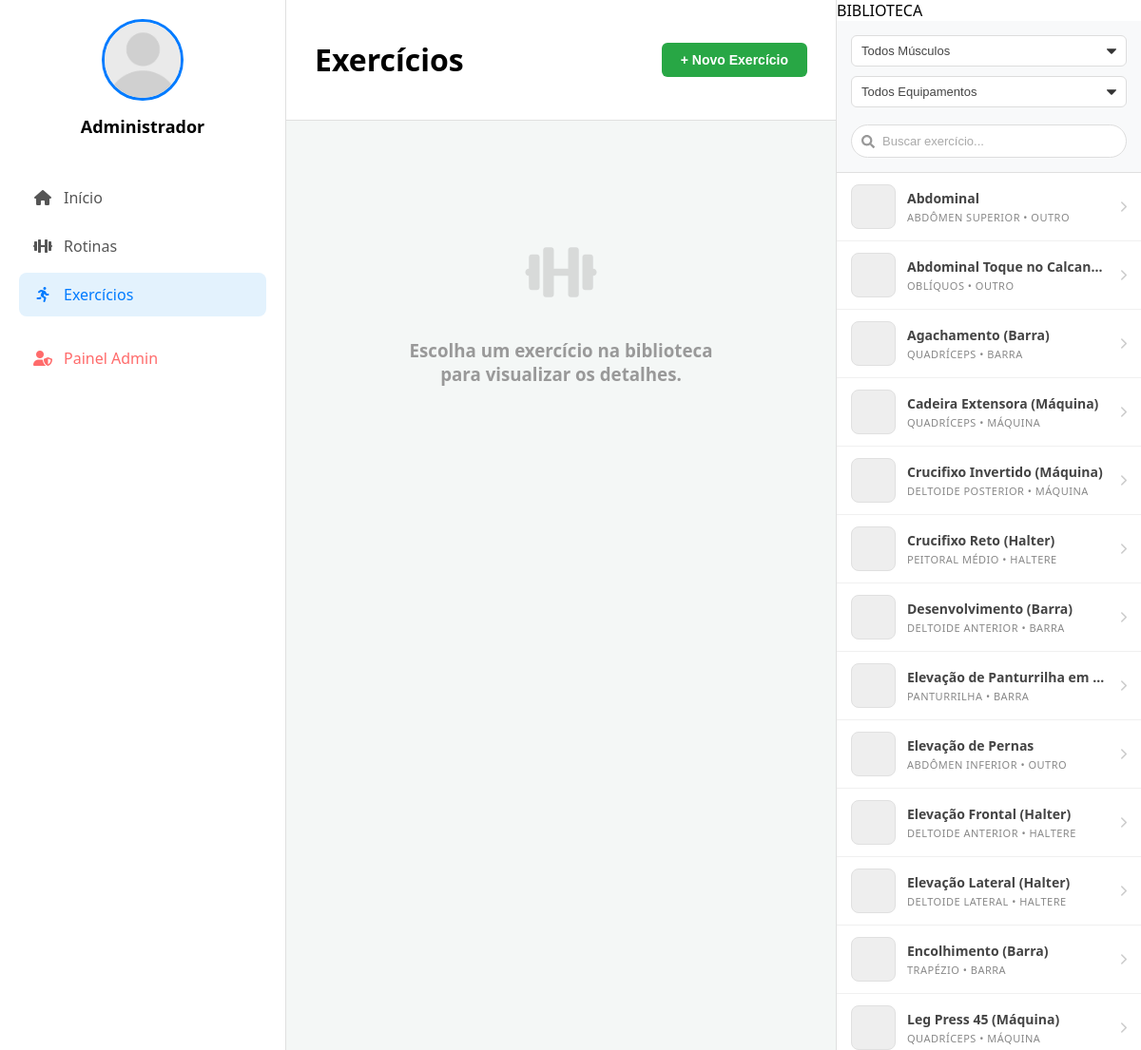
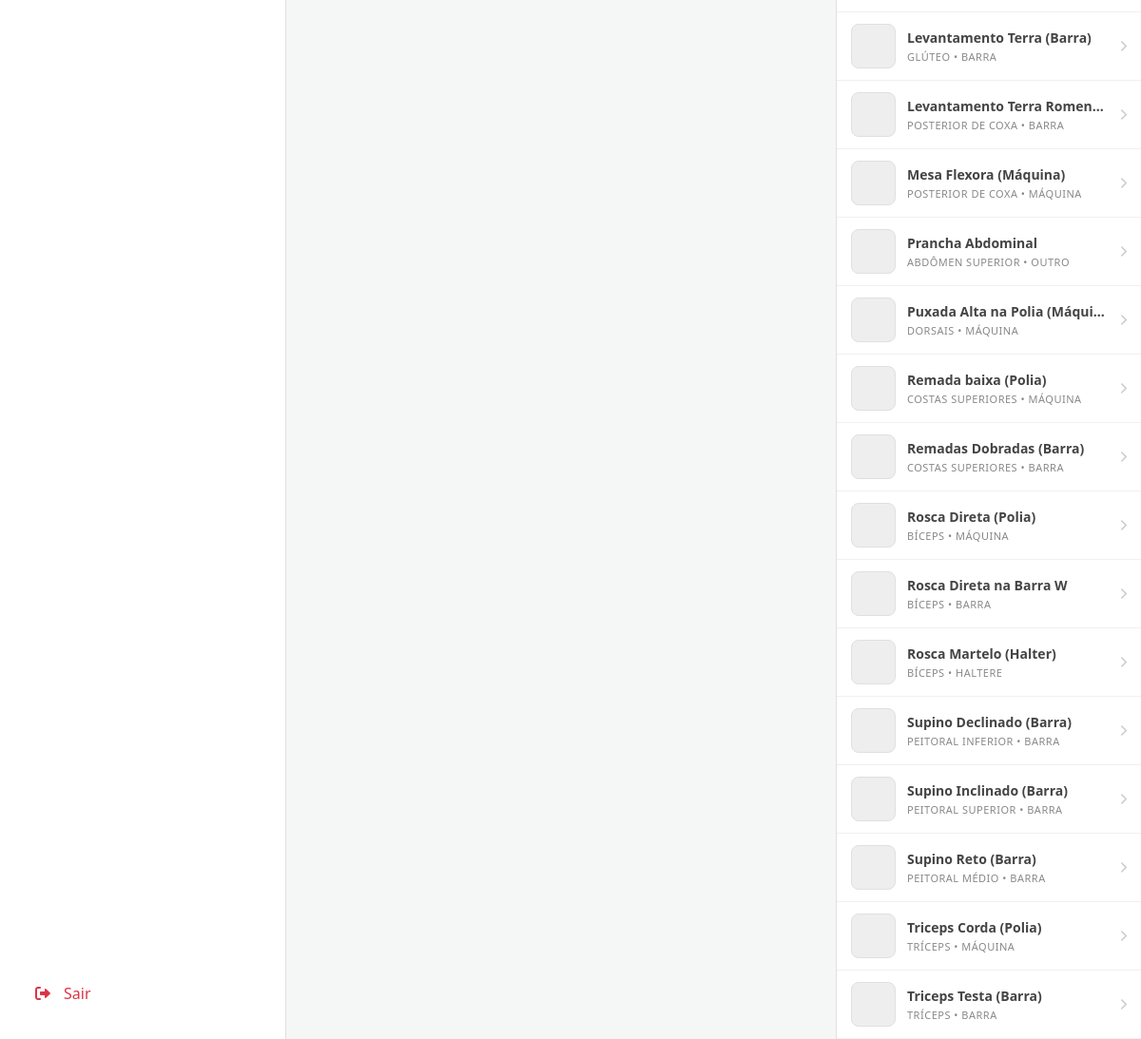
Page /view/exercicios.php (signed in) on the committed database (2 pictures, top to bottom).
### tables this page shows
CREATE TABLE `exercicios` (
  `id` int(11) NOT NULL,
  `nome` varchar(100) NOT NULL,
  `tipo` varchar(50) DEFAULT NULL,
  `imagem` varchar(255) DEFAULT NULL,
  `equipamento` varchar(50) DEFAULT 'Nenhum',
  `grupo_muscular` varchar(100) DEFAULT NULL
);

### controller/clsConexao.php (called while the page is built, shortened)
<?php
class clsConexao
{
    private $host;
    private $usuario;
    private $senha;
    private $banco;
    private $conexao;
    function __construct()
    {
        $this->host    = 'srv1596.hstgr.io';
        $this->usuario = 'u459760425_sudolift';
        $this->senha   = 'Sudolift123';
        $this->banco   = 'u459760425_sudolift';
    }
    private function conecta()
    {
        $this->conexao = mysqli_connect($this->host, $this->usuario, $this->senha, $this->banco);
        mysqli_set_charset($this->conexao, "utf8");
    }
    public function executaSQL($sql)
    {
        $resposta = mysqli_query($this->conexao, $sql);
        return $resposta;
    }
}
?>

### model/clsExercicio.php (called while the page is built, shortened)
<?php
require_once '../controller/clsConexao.php';
class clsExercicio
{
    private $conexao;
    public function __construct()
    {
        $this->conexao = new clsConexao();
    }
    public function listar()
    {
        $sql = "SELECT * FROM exercicios ORDER BY nome ASC";
        return $this->conexao->executaSQL($sql);
    }
}
?>

### view/exercicios.php (the view, shortened to what this page needs)
<?php
$foto = isset($_SESSION['foto_usuario']) ? $_SESSION['foto_usuario'] : 'padrao.png';
$permissao = (isset($_SESSION['perfil_usuario']) && ($_SESSION['perfil_usuario'] == 'admin' || $_SESSION['perfil_usuario'] == 'instrutor'));
require_once '../model/clsExercicio.php';
$objExercicio = new clsExercicio();
$todosExercicios = $objExercicio->listar();
$exercicioSelecionado = null;
$vetorAtivacao = [];
?>
<!DOCTYPE html>
<html lang="pt-br">
<head>
    <link href="https://cdnjs.cloudflare.com/ajax/libs/font-awesome/6.0.0/css/all.min.css" rel="stylesheet">
    <link rel="stylesheet" href="../assets/css/style.css">
    <link rel="stylesheet" href="../assets/css/exercicios.css">
</head>
<body>
    <div class="sidebar">
        <div class="perfil-area">
            <a href="perfil.php" style="text-decoration:none; color:inherit; display:block;">
                <img src="../assets/images/users/<?php echo $foto; ?>"
                     class="perfil-foto"
                     onerror="this.src='../assets/images/users/padrao.png'">
                <h3 class="perfil-nome"><?php echo $_SESSION['nome_usuario']; ?></h3>
            </a>
        </div>
        <nav>
            <a href="dashboard.php" class="menu-item"><i class="fas fa-home"></i> Início</a>
            <?php if ($_SESSION['perfil_usuario'] != 'escrivao'): ?>
                <a href="rotinas.php" class="menu-item"><i class="fas fa-dumbbell"></i> Rotinas</a>
                <a href="exercicios.php" class="menu-item ativo"><i class="fas fa-running"></i> Exercícios</a>
            <?php else: ?>
                <a href="citacoes.php" class="menu-item"><i class="fas fa-quote-right"></i> Editar Citações</a>
            <?php endif; ?>
            <?php if(isset($_SESSION['perfil_usuario']) && $_SESSION['perfil_usuario'] == 'admin'): ?>
                <div style="border-top: 1px solid rgba(255,255,255,0.1); margin: 10px 0;"></div>
                <a href="admin.php" class="menu-item" style="color: #ff6b6b;">
                    <i class="fas fa-user-shield"></i> Painel Admin
                </a>
            <?php endif; ?>
        </nav>
        <a href="../controller/logout.php" class="menu-item sair-btn"><i class="fas fa-sign-out-alt"></i> Sair</a>
    </div>
    <div class="center-panel">
        <div class="center-header">
            <h1>Exercícios</h1>
            <?php if ($permissao): ?>
                <button class="btn-criar" onclick="abrirModalNovo()">+ Novo Exercício</button>
            <?php endif; ?>
        </div>
        <div class="center-content">
            <?php if ($exercicioSelecionado): ?>
                <div class="detail-card">
                    <?php
                    $arquivo = !empty($exercicioSelecionado['imagem']) ? $exercicioSelecionado['imagem'] : '';
                    $caminho = "../assets/images/exercises/" . $arquivo;
                    $isVideo = (stripos($arquivo, '.mp4') !== false);
                    ?>
                    <?php if ($isVideo): ?>
                        <video src="<?php echo $caminho; ?>" class="detail-media" autoplay muted loop playsinline></video>
                    <?php else: ?>
                        <img src="<?php echo $caminho; ?>"
                             class="detail-media"
                             onerror="this.src='../assets/images/exercises/sem_imagem.png'">
                    <?php endif; ?>
                    <div class="detail-title"><?php echo htmlspecialchars($exercicioSelecionado['nome']); ?></div>
                    <div class="tags-container">
                        <span class="tag equip">
                            Equipamento: <?php echo htmlspecialchars($exercicioSelecionado['equipamento']); ?>
                        </span>
                    </div>
                    <div class="info-grid">
                        <div class="info-item">
                            <label>Músculos</label>
                            <span>
                                <?php
                                if (!empty($vetorAtivacao)) {
                                    foreach ($vetorAtivacao as $item) {
                                        $largura = intval($item['fator'] * 100);
                                        $nomeMusc = htmlspecialchars($item['musculo']);
                                        echo '<div style="margin-bottom:5px;">';
                                        echo "<strong>{$nomeMusc}: </strong>";
                                        echo '<div style="background:#e0e0e0; width:100%; height:10px; border-radius:5px; overflow:hidden;">';
                                        echo '<div style="background:#76c7c0; width:' . $largura . '%; height:10px;"></div>';
                                        echo '</div></div>';
                                    }
                                } else {
                                    echo 'Nenhum músculo secundário mapeado.';
                                }
                                ?>
                            </span>
                        </div>
                        <div class="info-item">
                            <label>ID Sistema</label>
                            <span>#<?php echo $exercicioSelecionado['id']; ?></span>
                        </div>
                    </div>
                    <?php if ($permissao): ?>
                        <div class="admin-actions">
                            <button class="btn-action btn-yellow" onclick='editarExercicio(<?php echo json_encode($exercicioSelecionado); ?>, <?php echo json_encode($vetorAtivacao); ?>)'>
                                <i class="fas fa-edit"></i> Alterar
                            </button>
                            <a href="../controller/ctrl_Exercicio.php?acao=excluir&id=<?php echo $exercicioSelecionado['id']; ?>"
                               class="btn-action btn-red"
                               onclick="return confirm('Tem certeza que deseja excluir este exercício permanentemente?')">
                                <i class="fas fa-trash"></i> Excluir
                            </a>
                        </div>
                    <?php endif; ?>
                </div>
            <?php else: ?>
                <div class="empty-card">
                    <i class="fas fa-dumbbell"></i>
                    <h3>Escolha um exercício na biblioteca<br>para visualizar os detalhes.</h3>
                </div>
            <?php endif; ?>
        </div>
    </div>
    <div class="right-panel">
        <div class="library-title">BIBLIOTECA</div>
        <div class="library-filters">
            <div class="filter-row">
                <select id="filtroMusculo" class="lib-select" onchange="filtrarBiblioteca()">
                    <option value="">Todos Músculos</option>
                </select>
                <select id="filtroEquip" class="lib-select" onchange="filtrarBiblioteca()">
                    <option value="">Todos Equipamentos</option>
                </select>
            </div>
            <input type="search" id="buscaExercicio" class="lib-search" placeholder="Buscar exercício..." onkeyup="filtrarBiblioteca()">
        </div>
        <div class="library-list">
            <?php
            if ($todosExercicios && mysqli_num_rows($todosExercicios) > 0) {
                mysqli_data_seek($todosExercicios, 0);
                while ($ex = mysqli_fetch_assoc($todosExercicios)):
                    $nomeArquivo = !empty($ex['imagem']) ? $ex['imagem'] : '';
                    $caminhoImg = "../assets/images/exercises/" . $nomeArquivo;
                    $isVideo = (stripos($nomeArquivo, '.mp4') !== false);
                    $classeAtiva = (isset($_GET['id_ex']) && $_GET['id_ex'] == $ex['id']) ? 'active' : '';
                    $grupoMuscular = isset($ex['grupo_muscular']) ? strtolower($ex['grupo_muscular']) : '';
            ?>
                    <a href="exercicios.php?id_ex=<?php echo $ex['id']; ?>"
                       class="lib-item <?php echo $classeAtiva; ?>"
                       data-nome="<?php echo htmlspecialchars(strtolower($ex['nome'])); ?>"
                       data-equip="<?php echo htmlspecialchars($ex['equipamento']); ?>"
                       data-musculo="<?php echo htmlspecialchars($grupoMuscular); ?>">
                        <?php if ($isVideo): ?>
                            <video src="<?php echo $caminhoImg; ?>" class="lib-img"></video>
                        <?php else: ?>
                            <img src="<?php echo $caminhoImg; ?>"
                                 class="lib-img"
                                 onerror="this.src='../assets/images/exercises/sem_imagem.png'">
                        <?php endif; ?>
                        <div class="lib-info">
                            <span class="lib-name"><?php echo htmlspecialchars($ex['nome']); ?></span>
                            <span class="lib-group">
                                <?php echo htmlspecialchars($ex['grupo_muscular']); ?> • <?php echo htmlspecialchars($ex['equipamento']); ?>
                            </span>
                        </div>
                        <i class="fas fa-chevron-right lib-arrow"></i>
                    </a>
            <?php
                endwhile;
            } else {
                echo '<p style="padding:20px; text-align:center; color:#999;">Nenhum exercício cadastrado.</p>';
            }
            ?>
        </div>
    </div>
</body>
</html>

### assets/css/style.css (style rules this page uses)
body { margin: 0; font-family: 'Segoe UI', sans-serif; background-color: #f4f7f6; display: flex; height: 100vh; overflow: hidden; }
.center-panel { flex: 1; display: flex; flex-direction: column; background-color: #f4f7f6; border-right: 1px solid #e0e0e0; }
.center-header { padding: 20px 30px; background: white; border-bottom: 1px solid #e0e0e0; display: flex; justify-content: space-between; align-items: center; }
.center-content { flex: 1; padding: 30px; overflow-y: auto; }
.right-panel { width: 320px; background: white; display: flex; flex-direction: column; flex-shrink: 0; }
.sidebar { width: 260px; background: white; border-right: 1px solid #e0e0e0; display: flex; flex-direction: column; padding: 20px; flex-shrink: 0; }
.perfil-area { text-align: center; margin-bottom: 40px; }
.perfil-foto { width: 80px; height: 80px; border-radius: 50%; object-fit: cover; border: 3px solid #007bff; margin-bottom: 10px; }
.perfil-nome { font-weight: bold; font-size: 18px; margin: 0; }
.menu-item { display: flex; align-items: center; padding: 12px 15px; color: #555; text-decoration: none; border-radius: 8px; margin-bottom: 5px; transition: 0.2s; font-weight: 500; }
.menu-item:hover, .menu-item.ativo { background-color: #e3f2fd; color: #007bff; }
.menu-item i { margin-right: 12px; width: 20px; text-align: center; }
.sair-btn { margin-top: auto; color: #dc3545; }
.library-list { flex: 1; overflow-y: auto; padding: 0; }
.lib-item { display: flex; align-items: center; padding: 15px 20px; border-bottom: 1px solid #f0f0f0; transition: 0.2s; }
.lib-img { width: 50px; height: 50px; border-radius: 6px; object-fit: cover; background: #eee; margin-right: 15px; }
.lib-info { flex: 1; }
.lib-name { font-size: 14px; font-weight: bold; color: #333; display: block; }
.lib-group { font-size: 12px; color: #888; }
.library-filters { padding: 15px; background: #fff; border-bottom: 1px solid #e0e0e0; display: flex; flex-direction: column; gap: 8px; }
.lib-search { width: 100%; padding: 8px 12px; border: 1px solid #ddd; border-radius: 6px; font-size: 13px; outline: none; box-sizing: border-box; }
.filter-row { display: flex; flex-direction: column; gap: 5px; }
.lib-select { flex: 1; padding: 6px; border: 1px solid #ddd; border-radius: 6px; font-size: 11px; background: white; color: #555; outline: none; cursor: pointer; }

### assets/css/exercicios.css (style rules this page uses)
.center-content { display: flex !important; flex-direction: column; justify-content: flex-start; height: 100%; }
.btn-criar { background: #28a745; color: white; padding: 10px 20px; text-decoration: none; border-radius: 6px; font-weight: bold; font-size: 14px; cursor: pointer; border: none; }
.empty-card { text-align: center; color: #999; margin-top: 100px; }
.empty-card i { font-size: 60px; margin-bottom: 20px; opacity: 0.3; }
.library-filters { padding: 15px; background-color: #f8f9fa; border-bottom: 1px solid #e0e0e0; }
.filter-row { display: flex; gap: 10px; margin-bottom: 10px; }
.lib-select { flex: 1; width: 100%; padding: 8px 10px; font-size: 13px; color: #444; background-color: #fff; border: 1px solid #ddd; border-radius: 6px; cursor: pointer; outline: none; transition: all 0.2s ease; appearance: none; -webkit-appearance: none; -moz-appearance: none; background-repeat: no-repeat; background-position: right 10px top 50%; background-size: 10px auto; }
.lib-search { width: 100%; padding: 9px 12px; padding-left: 32px; font-size: 13px; border: 1px solid #ddd; border-radius: 20px; background-color: #fff; outline: none; box-sizing: border-box; transition: border-color 0.2s ease; background-repeat: no-repeat; background-position: 10px center; background-size: 14px; }
.lib-search::placeholder { color: #aaa; }
.library-list { flex: 1; overflow-y: auto; background-color: #fff; }
.lib-item { display: flex; align-items: center; padding: 12px 15px; border-bottom: 1px solid #f0f0f0; text-decoration: none; color: #333; transition: all 0.2s ease; cursor: pointer; position: relative; }
.lib-img { width: 45px; height: 45px; border-radius: 8px; object-fit: cover; margin-right: 12px; background-color: #eee; border: 1px solid #e0e0e0; }
.lib-info { flex: 1; display: flex; flex-direction: column; overflow: hidden; }
.lib-name { font-size: 14px; font-weight: 600; margin-bottom: 3px; white-space: nowrap; overflow: hidden; text-overflow: ellipsis; color: #444; }
.lib-group { font-size: 11px; color: #888; text-transform: uppercase; letter-spacing: 0.5px; }
.lib-arrow { font-size: 12px; color: #ccc; margin-left: 10px; transition: color 0.2s; }

### rows in the picture
exercicios: nome "Abdominal", grupo_muscular "ABDÔMEN SUPERIOR", equipamento "OUTRO"
exercicios: nome "Abdominal Toque no Calcan…", grupo_muscular "OBLÍQUOS", equipamento "OUTRO"
exercicios: nome "Agachamento (Barra)", grupo_muscular "QUADRÍCEPS", equipamento "BARRA"
exercicios: nome "Cadeira Extensora (Máquina)", grupo_muscular "QUADRÍCEPS", equipamento "MÁQUINA"
exercicios: nome "Crucifixo Invertido (Máquina)", grupo_muscular "DELTOIDE POSTERIOR", equipamento "MÁQUINA"
exercicios: nome "Crucifixo Reto (Halter)", grupo_muscular "PEITORAL MÉDIO", equipamento "HALTERE"
exercicios: nome "Desenvolvimento (Barra)", grupo_muscular "DELTOIDE ANTERIOR", equipamento "BARRA"
exercicios: nome "Elevação de Panturrilha em…", grupo_muscular "PANTURRILHA", equipamento "BARRA"
exercicios: nome "Elevação de Pernas", grupo_muscular "ABDÔMEN INFERIOR", equipamento "OUTRO"
exercicios: nome "Elevação Frontal (Halter)", grupo_muscular "DELTOIDE ANTERIOR", equipamento "HALTERE"
exercicios: nome "Elevação Lateral (Halter)", grupo_muscular "DELTOIDE LATERAL", equipamento "HALTERE"
exercicios: nome "Encolhimento (Barra)", grupo_muscular "TRAPÉZIO", equipamento "BARRA"
exercicios: nome "Leg Press 45 (Máquina)", grupo_muscular "QUADRÍCEPS", equipamento "MÁQUINA"
exercicios: nome "Levantamento Terra (Barra)", grupo_muscular "GLÚTEO", equipamento "BARRA"
exercicios: nome "Levantamento Terra Romen…", grupo_muscular "POSTERIOR DE COXA", equipamento "BARRA"
exercicios: nome "Mesa Flexora (Máquina)", grupo_muscular "POSTERIOR DE COXA", equipamento "MÁQUINA"
exercicios: nome "Prancha Abdominal", grupo_muscular "ABDÔMEN SUPERIOR", equipamento "OUTRO"
exercicios: nome "Puxada Alta na Polia (Máqui…", grupo_muscular "DORSAIS", equipamento "MÁQUINA"
exercicios: nome "Remada baixa (Polia)", grupo_muscular "COSTAS SUPERIORES", equipamento "MÁQUINA"
exercicios: nome "Remadas Dobradas (Barra)", grupo_muscular "COSTAS SUPERIORES", equipamento "BARRA"
exercicios: nome "Rosca Direta (Polia)", grupo_muscular "BÍCEPS", equipamento "MÁQUINA"
exercicios: nome "Rosca Direta na Barra W", grupo_muscular "BÍCEPS", equipamento "BARRA"
exercicios: nome "Rosca Martelo (Halter)", grupo_muscular "BÍCEPS", equipamento "HALTERE"
exercicios: nome "Supino Declinado (Barra)", grupo_muscular "PEITORAL INFERIOR", equipamento "BARRA"
exercicios: nome "Supino Inclinado (Barra)", grupo_muscular "PEITORAL SUPERIOR", equipamento "BARRA"
exercicios: nome "Supino Reto (Barra)", grupo_muscular "PEITORAL MÉDIO", equipamento "BARRA"
exercicios: nome "Triceps Corda (Polia)", grupo_muscular "TRÍCEPS", equipamento "MÁQUINA"
exercicios: nome "Triceps Testa (Barra)", grupo_muscular "TRÍCEPS", equipamento "BARRA"

### other values in the picture
$_SESSION['nome_usuario'] "Administrador"
